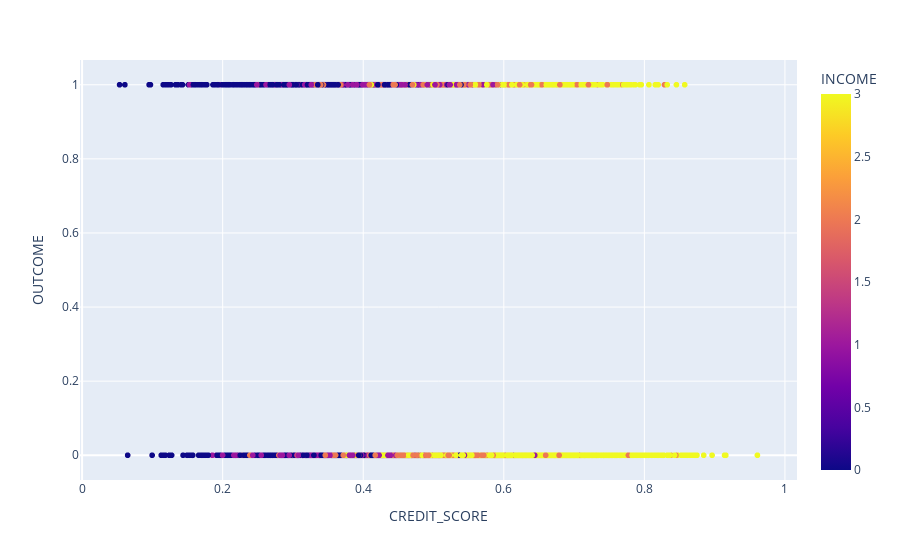

Notebook code for this chart:
### Code cell
import plotly.express as px
fig = px.scatter(data, x="CREDIT_SCORE", y="OUTCOME", color="INCOME")
fig.show()

### Figure 1 — Plotly figure (JSON) as saved in the notebook; plotly's stock layout.template omitted (floating-point values rounded to 4 significant figures; data arrays with more than 128 entries replaced by an {"elided": "..."} marker saying what was removed)
{"data": [{"hovertemplate": "CREDIT_SCORE=%{x}<br>OUTCOME=%{y}<br>INCOME=%{marker.color}<extra></extra>", "legendgroup": "", "marker": {"color": {"elided": "10000 int values"}, "coloraxis": "coloraxis", "symbol": "circle"}, "mode": "markers", "name": "", "showlegend": false, "type": "scattergl", "x": {"elided": "10000 float values"}, "xaxis": "x", "y": {"elided": "10000 int values"}, "yaxis": "y"}], "layout": {"coloraxis": {"colorbar": {"title": {"text": "INCOME"}}, "colorscale": [[0, "#0d0887"], [0.1111, "#46039f"], [0.2222, "#7201a8"], [0.3333, "#9c179e"], [0.4444, "#bd3786"], [0.5556, "#d8576b"], [0.6667, "#ed7953"], [0.7778, "#fb9f3a"], [0.8889, "#fdca26"], [1, "#f0f921"]]}, "legend": {"tracegroupgap": 0}, "margin": {"t": 60}, "xaxis": {"anchor": "y", "domain": [0, 1], "title": {"text": "CREDIT_SCORE"}}, "yaxis": {"anchor": "x", "domain": [0, 1], "title": {"text": "OUTCOME"}}}}
